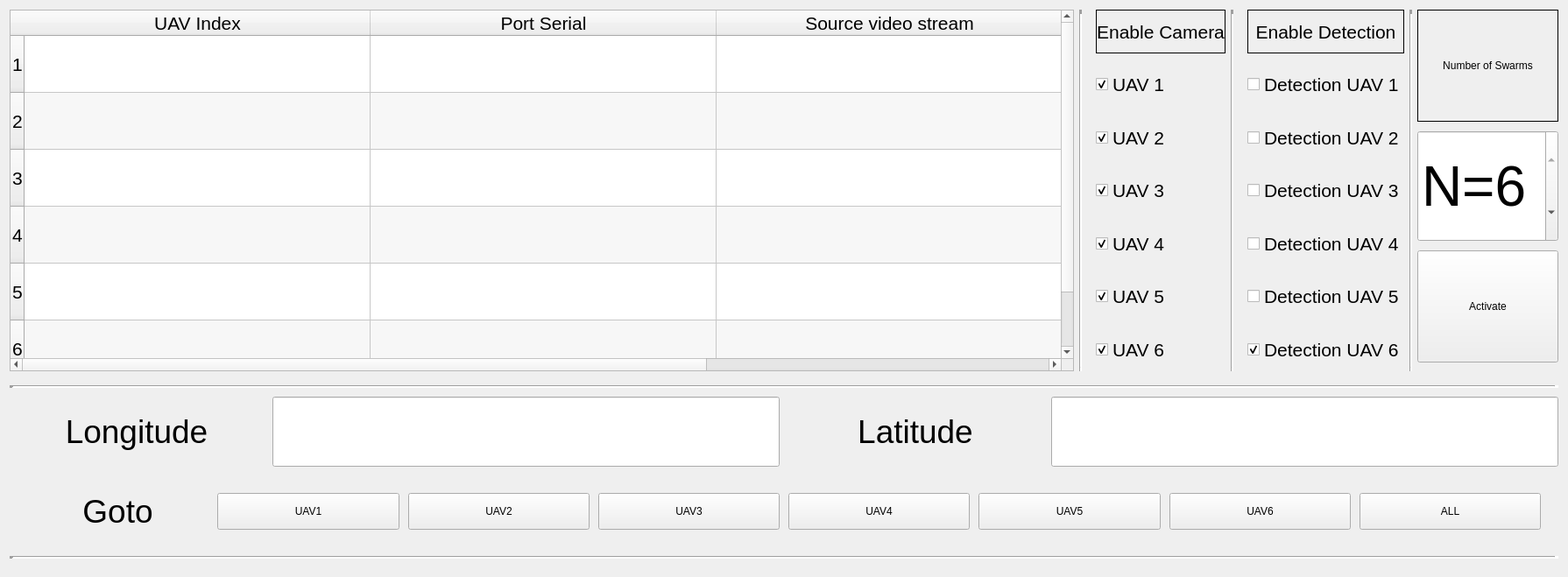
            <widget class="QWidget" name="tab_settings">
             <attribute name="title">
              <string>Settings</string>
             </attribute>
             <layout class="QVBoxLayout" name="verticalLayout_10" stretch="0,5">
              <item>
               <layout class="QHBoxLayout" name="LayoutV_settings_ports" stretch="40,0,9,0,9,0,0">
                <item>
                 <widget class="QTableWidget" name="table_uav_large">
                  <property name="sizePolicy">
                   <sizepolicy hsizetype="MinimumExpanding" vsizetype="MinimumExpanding">
                    <horstretch>0</horstretch>
                    <verstretch>0</verstretch>
                   </sizepolicy>
                  </property>
                  <property name="maximumSize">
                   <size>
                    <width>1215</width>
                    <height>413</height>
                   </size>
                  </property>
                  <property name="font">
                   <font>
                    <pointsize>16</pointsize>
                   </font>
                  </property>
                  <property name="layoutDirection">
                   <enum>Qt::LeftToRight</enum>
                  </property>
                  <property name="lineWidth">
                   <number>10</number>
                  </property>
                  <property name="sizeAdjustPolicy">
                   <enum>QAbstractScrollArea::AdjustToContentsOnFirstShow</enum>
                  </property>
                  <property name="autoScrollMargin">
                   <number>50</number>
                  </property>
                  <property name="alternatingRowColors">
                   <bool>true</bool>
                  </property>
                  <property name="gridStyle">
                   <enum>Qt::SolidLine</enum>
                  </property>
                  <property name="sortingEnabled">
                   <bool>false</bool>
                  </property>
                  <property name="rowCount">
                   <number>6</number>
                  </property>
                  <property name="columnCount">
                   <number>3</number>
                  </property>
                  <attribute name="horizontalHeaderCascadingSectionResizes">
                   <bool>true</bool>
                  </attribute>
                  <attribute name="horizontalHeaderMinimumSectionSize">
                   <number>50</number>
                  </attribute>
                  <attribute name="horizontalHeaderDefaultSectionSize">
                   <number>395</number>
                  </attribute>
                  <attribute name="horizontalHeaderShowSortIndicator" stdset="0">
                   <bool>false</bool>
                  </attribute>
                  <attribute name="horizontalHeaderStretchLastSection">
                   <bool>false</bool>
                  </attribute>
                  <attribute name="verticalHeaderCascadingSectionResizes">
                   <bool>false</bool>
                  </attribute>
                  <attribute name="verticalHeaderMinimumSectionSize">
                   <number>30</number>
                  </attribute>
                  <attribute name="verticalHeaderDefaultSectionSize">
                   <number>65</number>
                  </attribute>
                  <attribute name="verticalHeaderShowSortIndicator" stdset="0">
                   <bool>false</bool>
                  </attribute>
                  <attribute name="verticalHeaderStretchLastSection">
                   <bool>false</bool>
                  </attribute>
                  <row/>
                  <row/>
                  <row/>
                  <row/>
                  <row/>
                  <row/>
                  <column>
                   <property name="text">
                    <string>UAV Index</string>
                   </property>
                  </column>
                  <column>
                   <property name="text">
                    <string>Port Serial</string>
                   </property>
                  </column>
                  <column>
                   <property name="text">
                    <string>Source video stream</string>
                   </property>
                  </column>
                 </widget>
                </item>
                <item>
                 <widget class="Line" name="line_7">
                  <property name="sizePolicy">
                   <sizepolicy hsizetype="Fixed" vsizetype="MinimumExpanding">
                    <horstretch>0</horstretch>
                    <verstretch>0</verstretch>
                   </sizepolicy>
                  </property>
                  <property name="frameShadow">
                   <enum>QFrame::Sunken</enum>
                  </property>
                  <property name="lineWidth">
                   <number>5</number>
                  </property>
                  <property name="orientation">
                   <enum>Qt::Vertical</enum>
                  </property>
                 </widget>
                </item>
                <item>
                 <layout class="QVBoxLayout" name="LayoutH_sett_checkBox_active" stretch="1,1,1,1,1,1,1">
                  <property name="spacing">
                   <number>10</number>
                  </property>
                  <property name="leftMargin">
                   <number>10</number>
                  </property>
                  <item>
                   <widget class="QLabel" name="label_15">
                    <property name="font">
                     <font>
                      <pointsize>16</pointsize>
                     </font>
                    </property>
                    <property name="frameShape">
                     <enum>QFrame::Box</enum>
                    </property>
                    <property name="text">
                     <string>Enable Camera</string>
                    </property>
                    <property name="scaledContents">
                     <bool>true</bool>
                    </property>
                    <property name="alignment">
                     <set>Qt::AlignCenter</set>
                    </property>
                    <property name="margin">
                     <number>10</number>
                    </property>
                   </widget>
                  </item>
                  <item>
                   <widget class="QCheckBox" name="sett_checkBox_active_uav_1">
                    <property name="sizePolicy">
                     <sizepolicy hsizetype="Minimum" vsizetype="Expanding">
                      <horstretch>0</horstretch>
                      <verstretch>0</verstretch>
                     </sizepolicy>
                    </property>
                    <property name="font">
                     <font>
                      <pointsize>16</pointsize>
                     </font>
                    </property>
                    <property name="layoutDirection">
                     <enum>Qt::LeftToRight</enum>
                    </property>
                    <property name="autoFillBackground">
                     <bool>false</bool>
                    </property>
                    <property name="text">
                     <string>UAV 1</string>
                    </property>
                    <property name="iconSize">
                     <size>
                      <width>16</width>
                      <height>16</height>
                     </size>
                    </property>
                    <property name="checked">
                     <bool>true</bool>
                    </property>
                    <property name="tristate">
                     <bool>false</bool>
                    </property>
                   </widget>
                  </item>
                  <item>
                   <widget class="QCheckBox" name="sett_checkBox_active_uav_2">
                    <property name="sizePolicy">
                     <sizepolicy hsizetype="Minimum" vsizetype="Expanding">
                      <horstretch>0</horstretch>
                      <verstretch>0</verstretch>
                     </sizepolicy>
                    </property>
                    <property name="font">
                     <font>
                      <pointsize>16</pointsize>
                     </font>
                    </property>
                    <property name="text">
                     <string>UAV 2</string>
                    </property>
                    <property name="iconSize">
                     <size>
                      <width>16</width>
                      <height>16</height>
                     </size>
                    </property>
                    <property name="checked">
                     <bool>true</bool>
                    </property>
                    <property name="tristate">
                     <bool>false</bool>
                    </property>
                   </widget>
                  </item>
                  <item>
                   <widget class="QCheckBox" name="sett_checkBox_active_uav_3">
                    <property name="sizePolicy">
                     <sizepolicy hsizetype="Minimum" vsizetype="Expanding">
                      <horstretch>0</horstretch>
                      <verstretch>0</verstretch>
                     </sizepolicy>
                    </property>
                    <property name="font">
                     <font>
                      <pointsize>16</pointsize>
                     </font>
                    </property>
                    <property name="text">
                     <string>UAV 3</string>
                    </property>
                    <property name="iconSize">
                     <size>
                      <width>16</width>
                      <height>16</height>
                     </size>
                    </property>
                    <property name="checked">
                     <bool>true</bool>
                    </property>
                    <property name="tristate">
                     <bool>false</bool>
                    </property>
                   </widget>
                  </item>
                  <item>
                   <widget class="QCheckBox" name="sett_checkBox_active_uav_4">
                    <property name="sizePolicy">
                     <sizepolicy hsizetype="Minimum" vsizetype="Expanding">
                      <horstretch>0</horstretch>
                      <verstretch>0</verstretch>
                     </sizepolicy>
                    </property>
                    <property name="font">
                     <font>
                      <pointsize>16</pointsize>
                     </font>
                    </property>
                    <property name="text">
                     <string>UAV 4</string>
                    </property>
                    <property name="iconSize">
                     <size>
                      <width>16</width>
                      <height>16</height>
                     </size>
                    </property>
                    <property name="checked">
                     <bool>true</bool>
                    </property>
                    <property name="tristate">
                     <bool>false</bool>
                    </property>
                   </widget>
                  </item>
                  <item>
                   <widget class="QCheckBox" name="sett_checkBox_active_uav_5">
                    <property name="sizePolicy">
                     <sizepolicy hsizetype="Minimum" vsizetype="Expanding">
                      <horstretch>0</horstretch>
                      <verstretch>0</verstretch>
                     </sizepolicy>
                    </property>
                    <property name="font">
                     <font>
                      <pointsize>16</pointsize>
                     </font>
                    </property>
                    <property name="text">
                     <string>UAV 5</string>
                    </property>
                    <property name="iconSize">
                     <size>
                      <width>16</width>
                      <height>16</height>
                     </size>
                    </property>
                    <property name="checked">
                     <bool>true</bool>
                    </property>
                    <property name="tristate">
                     <bool>false</bool>
                    </property>
                   </widget>
                  </item>
                  <item>
                   <widget class="QCheckBox" name="sett_checkBox_active_uav_6">
                    <property name="sizePolicy">
                     <sizepolicy hsizetype="Minimum" vsizetype="Expanding">
                      <horstretch>0</horstretch>
                      <verstretch>0</verstretch>
                     </sizepolicy>
                    </property>
                    <property name="font">
                     <font>
                      <pointsize>16</pointsize>
                     </font>
                    </property>
                    <property name="text">
                     <string>UAV 6</string>
                    </property>
                    <property name="iconSize">
                     <size>
                      <width>16</width>
                      <height>16</height>
                     </size>
                    </property>
                    <property name="checked">
                     <bool>true</bool>
                    </property>
                    <property name="tristate">
                     <bool>false</bool>
                    </property>
                   </widget>
                  </item>
                 </layout>
                </item>
                <item>
                 <widget class="Line" name="line_10">
                  <property name="frameShadow">
                   <enum>QFrame::Sunken</enum>
                  </property>
                  <property name="lineWidth">
                   <number>5</number>
                  </property>
                  <property name="orientation">
                   <enum>Qt::Vertical</enum>
                  </property>
                 </widget>
                </item>
                <item>
                 <layout class="QVBoxLayout" name="LayoutH_sett_checkBox_detect" stretch="1,1,1,1,1,1,1">
                  <property name="spacing">
                   <number>10</number>
                  </property>
                  <property name="leftMargin">
                   <number>10</number>
                  </property>
                  <item>
                   <widget class="QLabel" name="label_4">
                    <property name="font">
                     <font>
                      <pointsize>16</pointsize>
                     </font>
                    </property>
                    <property name="frameShape">
                     <enum>QFrame::Panel</enum>
                    </property>
                    <property name="text">
                     <string>Enable Detection</string>
                    </property>
                    <property name="scaledContents">
                     <bool>true</bool>
                    </property>
                    <property name="alignment">
                     <set>Qt::AlignCenter</set>
                    </property>
                    <property name="margin">
                     <number>10</number>
                    </property>
                   </widget>
                  </item>
                  <item>
                   <widget class="QCheckBox" name="sett_checkBox_detect_uav_1">
                    <property name="sizePolicy">
                     <sizepolicy hsizetype="Minimum" vsizetype="Expanding">
                      <horstretch>0</horstretch>
                      <verstretch>0</verstretch>
                     </sizepolicy>
                    </property>
                    <property name="font">
                     <font>
                      <pointsize>16</pointsize>
                     </font>
                    </property>
                    <property name="text">
                     <string>Detection UAV 1</string>
                    </property>
                    <property name="tristate">
                     <bool>false</bool>
                    </property>
                   </widget>
                  </item>
                  <item>
                   <widget class="QCheckBox" name="sett_checkBox_detect_uav_2">
                    <property name="sizePolicy">
                     <sizepolicy hsizetype="Minimum" vsizetype="Expanding">
                      <horstretch>0</horstretch>
                      <verstretch>0</verstretch>
                     </sizepolicy>
                    </property>
                    <property name="font">
                     <font>
                      <pointsize>16</pointsize>
                     </font>
                    </property>
                    <property name="text">
                     <string>Detection UAV 2</string>
                    </property>
                   </widget>
                  </item>
                  <item>
                   <widget class="QCheckBox" name="sett_checkBox_detect_uav_3">
                    <property name="sizePolicy">
                     <sizepolicy hsizetype="Minimum" vsizetype="Expanding">
                      <horstretch>0</horstretch>
                      <verstretch>0</verstretch>
                     </sizepolicy>
                    </property>
                    <property name="font">
                     <font>
                      <pointsize>16</pointsize>
                     </font>
                    </property>
                    <property name="text">
                     <string>Detection UAV 3</string>
                    </property>
                   </widget>
                  </item>
                  <item>
                   <widget class="QCheckBox" name="sett_checkBox_detect_uav_4">
                    <property name="sizePolicy">
                     <sizepolicy hsizetype="Minimum" vsizetype="Expanding">
                      <horstretch>0</horstretch>
                      <verstretch>0</verstretch>
                     </sizepolicy>
                    </property>
                    <property name="font">
                     <font>
                      <pointsize>16</pointsize>
                     </font>
                    </property>
                    <property name="text">
                     <string>Detection UAV 4</string>
                    </property>
                   </widget>
                  </item>
                  <item>
                   <widget class="QCheckBox" name="sett_checkBox_detect_uav_5">
                    <property name="sizePolicy">
                     <sizepolicy hsizetype="Minimum" vsizetype="Expanding">
                      <horstretch>0</horstretch>
                      <verstretch>0</verstretch>
                     </sizepolicy>
                    </property>
                    <property name="font">
                     <font>
                      <pointsize>16</pointsize>
                     </font>
                    </property>
                    <property name="text">
                     <string>Detection UAV 5</string>
                    </property>
                   </widget>
                  </item>
                  <item>
                   <widget class="QCheckBox" name="sett_checkBox_detect_uav_6">
                    <property name="sizePolicy">
                     <sizepolicy hsizetype="Minimum" vsizetype="Expanding">
                      <horstretch>0</horstretch>
                      <verstretch>0</verstretch>
                     </sizepolicy>
                    </property>
                    <property name="font">
                     <font>
                      <pointsize>16</pointsize>
                     </font>
                    </property>
                    <property name="text">
                     <string>Detection UAV 6</string>
                    </property>
                    <property name="checked">
                     <bool>true</bool>
                    </property>
                   </widget>
                  </item>
                 </layout>
                </item>
                <item>
                 <widget class="Line" name="line_11">
                  <property name="frameShadow">
                   <enum>QFrame::Sunken</enum>
                  </property>
                  <property name="lineWidth">
                   <number>5</number>
                  </property>
                  <property name="orientation">
                   <enum>Qt::Vertical</enum>
                  </property>
                 </widget>
                </item>
                <item>
                 <layout class="QVBoxLayout" name="LayoutH_settings_set_nswarm" stretch="1,1,1">
                  <property name="spacing">
                   <number>10</number>
                  </property>
                  <property name="bottomMargin">
                   <number>10</number>
                  </property>
                  <item>
                   <widget class="QLabel" name="label_5">
                    <property name="frameShape">
                     <enum>QFrame::Box</enum>
                    </property>
                    <property name="text">
                     <string>Number of Swarms</string>
                    </property>
                    <property name="alignment">
                     <set>Qt::AlignCenter</set>
                    </property>
                   </widget>
                  </item>
                  <item>
                   <widget class="QSpinBox" name="nSwarms_sett">
                    <property name="sizePolicy">
                     <sizepolicy hsizetype="Minimum" vsizetype="MinimumExpanding">
                      <horstretch>0</horstretch>
                      <verstretch>0</verstretch>
                     </sizepolicy>
                    </property>
                    <property name="font">
                     <font>
                      <pointsize>48</pointsize>
                     </font>
                    </property>
                    <property name="suffix">
                     <string/>
                    </property>
                    <property name="prefix">
                     <string>N=</string>
                    </property>
                    <property name="maximum">
                     <number>6</number>
                    </property>
                    <property name="value">
                     <number>6</number>
                    </property>
                   </widget>
                  </item>
                  <item>
                   <widget class="QPushButton" name="btn_sett_cf_nSwarms">
                    <property name="sizePolicy">
                     <sizepolicy hsizetype="MinimumExpanding" vsizetype="MinimumExpanding">
                      <horstretch>0</horstretch>
                      <verstretch>0</verstretch>
                     </sizepolicy>
                    </property>
                    <property name="text">
                     <string>Activate</string>
                    </property>
                   </widget>
                  </item>
                 </layout>
                </item>
               </layout>
              </item>
              <item>
               <layout class="QVBoxLayout" name="LayoutV_settings_goTo" stretch="0,1,1,0">
                <property name="spacing">
                 <number>10</number>
                </property>
                <property name="topMargin">
                 <number>10</number>
                </property>
                <property name="bottomMargin">
                 <number>10</number>
                </property>
                <item>
                 <widget class="Line" name="line_8">
                  <property name="frameShadow">
                   <enum>QFrame::Sunken</enum>
                  </property>
                  <property name="lineWidth">
                   <number>5</number>
                  </property>
                  <property name="orientation">
                   <enum>Qt::Horizontal</enum>
                  </property>
                 </widget>
                </item>
                <item>
                 <layout class="QHBoxLayout" name="LayoutH_settings_pos" stretch="1,2,1,2">
                  <item>
                   <widget class="QLabel" name="label_6">
                    <property name="font">
                     <font>
                      <pointsize>28</pointsize>
                     </font>
                    </property>
                    <property name="text">
                     <string>Longitude</string>
                    </property>
                    <property name="alignment">
                     <set>Qt::AlignCenter</set>
                    </property>
                   </widget>
                  </item>
                  <item>
                   <widget class="QLineEdit" name="lineEdit_sett_longitude">
                    <property name="sizePolicy">
                     <sizepolicy hsizetype="Expanding" vsizetype="MinimumExpanding">
                      <horstretch>0</horstretch>
                      <verstretch>0</verstretch>
                     </sizepolicy>
                    </property>
                    <property name="font">
                     <font>
                      <pointsize>48</pointsize>
                     </font>
                    </property>
                   </widget>
                  </item>
                  <item>
                   <widget class="QLabel" name="label_7">
                    <property name="font">
                     <font>
                      <pointsize>28</pointsize>
                     </font>
                    </property>
                    <property name="text">
                     <string>Latitude</string>
                    </property>
                    <property name="alignment">
                     <set>Qt::AlignCenter</set>
                    </property>
                   </widget>
                  </item>
                  <item>
                   <widget class="QLineEdit" name="lineEdit_sett_latitude">
                    <property name="sizePolicy">
                     <sizepolicy hsizetype="Expanding" vsizetype="MinimumExpanding">
                      <horstretch>0</horstretch>
                      <verstretch>0</verstretch>
                     </sizepolicy>
                    </property>
                    <property name="font">
                     <font>
                      <pointsize>48</pointsize>
                     </font>
                    </property>
                   </widget>
                  </item>
                 </layout>
                </item>
                <item>
                 <layout class="QHBoxLayout" name="LayoutH_settings_gotoXY" stretch="1,1,1,1,1,1,1,1">
                  <property name="spacing">
                   <number>10</number>
                  </property>
                  <property name="leftMargin">
                   <number>20</number>
                  </property>
                  <property name="topMargin">
                   <number>20</number>
                  </property>
                  <property name="rightMargin">
                   <number>20</number>
                  </property>
                  <property name="bottomMargin">
                   <number>20</number>
                  </property>
                  <item>
                   <widget class="QLabel" name="label_8">
                    <property name="font">
                     <font>
                      <pointsize>28</pointsize>
                     </font>
                    </property>
                    <property name="text">
                     <string>Goto</string>
                    </property>
                    <property name="alignment">
                     <set>Qt::AlignCenter</set>
                    </property>
                   </widget>
                  </item>
                  <item>
                   <widget class="QPushButton" name="btn_sett_goto_uav_1">
                    <property name="sizePolicy">
                     <sizepolicy hsizetype="Minimum" vsizetype="MinimumExpanding">
                      <horstretch>0</horstretch>
                      <verstretch>0</verstretch>
                     </sizepolicy>
                    </property>
                    <property name="text">
                     <string>UAV1</string>
                    </property>
                   </widget>
                  </item>
                  <item>
                   <widget class="QPushButton" name="btn_sett_goto_uav_2">
                    <property name="sizePolicy">
                     <sizepolicy hsizetype="Minimum" vsizetype="MinimumExpanding">
                      <horstretch>0</horstretch>
                      <verstretch>0</verstretch>
                     </sizepolicy>
                    </property>
                    <property name="text">
                     <string>UAV2</string>
                    </property>
                   </widget>
                  </item>
                  <item>
                   <widget class="QPushButton" name="btn_sett_goto_uav_3">
                    <property name="sizePolicy">
                     <sizepolicy hsizetype="Minimum" vsizetype="MinimumExpanding">
                      <horstretch>0</horstretch>
                      <verstretch>0</verstretch>
                     </sizepolicy>
                    </property>
                    <property name="text">
                     <string>UAV3</string>
                    </property>
                   </widget>
                  </item>
                  <item>
                   <widget class="QPushButton" name="btn_sett_goto_uav_4">
                    <property name="sizePolicy">
                     <sizepolicy hsizetype="Minimum" vsizetype="MinimumExpanding">
                      <horstretch>0</horstretch>
                      <verstretch>0</verstretch>
                     </sizepolicy>
                    </property>
                    <property name="text">
                     <string>UAV4</string>
                    </property>
                   </widget>
                  </item>
                  <item>
                   <widget class="QPushButton" name="btn_sett_goto_uav_5">
                    <property name="sizePolicy">
                     <sizepolicy hsizetype="Minimum" vsizetype="MinimumExpanding">
                      <horstretch>0</horstretch>
                      <verstretch>0</verstretch>
                     </sizepolicy>
                    </property>
                    <property name="text">
                     <string>UAV5</string>
                    </property>
                   </widget>
                  </item>
                  <item>
                   <widget class="QPushButton" name="btn_sett_goto_uav_6">
                    <property name="sizePolicy">
                     <sizepolicy hsizetype="Minimum" vsizetype="MinimumExpanding">
                      <horstretch>0</horstretch>
                      <verstretch>0</verstretch>
                     </sizepolicy>
                    </property>
                    <property name="text">
                     <string>UAV6</string>
                    </property>
                   </widget>
                  </item>
                  <item>
                   <widget class="QPushButton" name="btn_sett_goto_uav_all">
                    <property name="sizePolicy">
                     <sizepolicy hsizetype="MinimumExpanding" vsizetype="MinimumExpanding">
                      <horstretch>0</horstretch>
                      <verstretch>0</verstretch>
                     </sizepolicy>
                    </property>
                    <property name="text">
                     <string>ALL</string>
                    </property>
                   </widget>
                  </item>
                 </layout>
                </item>
                <item>
                 <widget class="Line" name="line_9">
                  <property name="frameShadow">
                   <enum>QFrame::Sunken</enum>
                  </property>
                  <property name="lineWidth">
                   <number>5</number>
                  </property>
                  <property name="orientation">
                   <enum>Qt::Horizontal</enum>
                  </property>
                 </widget>
                </item>
               </layout>
              </item>
             </layout>
            </widget>
